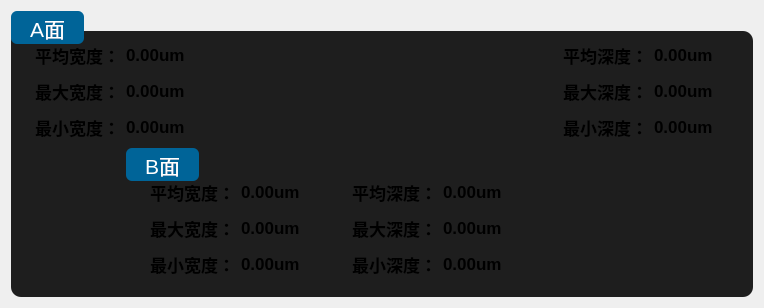
      <widget class="QWidget" name="tab_7">
       <attribute name="title">
        <string>页</string>
       </attribute>
       <layout class="QGridLayout" name="gridLayout_13">
        <item row="0" column="0">
         <widget class="QGroupBox" name="groupBox">
          <property name="font">
           <font>
            <pointsize>16</pointsize>
           </font>
          </property>
          <property name="styleSheet">
           <string notr="true">QGroupBox {
    border: 2px solid qlineargradient(x1:0, y1:0, x2:1, y2:1,
                                      stop:0 #5A81A8, stop:1 #274472); /* 工业蓝渐变 */
    border-radius: 10px;
    background-color: rgba(230, 238, 245, 90%); /* 浅蓝灰，清爽专业 */
    margin-top: 20px;
}

QGroupBox::title {
    color: #FFFFFF;
    background-color: #274472; /* 深钢蓝，科技感强 */
    font: 75 12pt &quot;Microsoft YaHei UI&quot;;
    subcontrol-origin: margin;
    subcontrol-position: top left;
    padding: 4px 16px;
    border-radius: 6px;
}

/* 禁用状态 */
QGroupBox:disabled {
    border-color: #A5B7C6;  /* 工业蓝灰 */
    color: #95A5A6;
}

QGroupBox QCheckBox {
    color: #274472; /* 深钢蓝，与标题呼应 */
}
QGroupBox {
    background-color: rgba(42, 42, 42, 0.95); /* 轻微透明度 */
    color: white;
    border: 2px solid qlineargradient(x1:0, y1:0, x2:1, y2:1,
                                      stop:0 #5A81A8, stop:1 #274472);
    border-radius: 10px;
    margin-top: 20px;
}
QGroupBox {
    background-color: #1e1e1e; /* 更深的浅黑色 */
    color: white;
    border: 2px solid qlineargradient(x1:0, y1:0, x2:1, y2:1,
                                      stop:0 #5A81A8, stop:1 #274472);
    border-radius: 10px;
    margin-top: 20px;
}

QGroupBox::title {
    background-color: #006498; /* 深钢蓝 */
    color: white;
}</string>
          </property>
          <property name="title">
           <string>A面</string>
          </property>
          <layout class="QGridLayout" name="gridLayout_7">
           <item row="0" column="2">
            <widget class="QLabel" name="labelResult_3">
             <property name="sizePolicy">
              <sizepolicy hsizetype="Fixed" vsizetype="Maximum">
               <horstretch>0</horstretch>
               <verstretch>0</verstretch>
              </sizepolicy>
             </property>
             <property name="minimumSize">
              <size>
               <width>100</width>
               <height>30</height>
              </size>
             </property>
             <property name="maximumSize">
              <size>
               <width>150</width>
               <height>16777215</height>
              </size>
             </property>
             <property name="font">
              <font>
               <family>Microsoft YaHei UI</family>
               <pointsize>13</pointsize>
               <weight>75</weight>
               <bold>true</bold>
              </font>
             </property>
             <property name="styleSheet">
              <string notr="true"/>
             </property>
             <property name="text">
              <string>平均深度：</string>
             </property>
             <property name="alignment">
              <set>Qt::AlignRight|Qt::AlignTrailing|Qt::AlignVCenter</set>
             </property>
            </widget>
           </item>
           <item row="2" column="1">
            <widget class="QLabel" name="labelMinWidth">
             <property name="sizePolicy">
              <sizepolicy hsizetype="Preferred" vsizetype="Maximum">
               <horstretch>0</horstretch>
               <verstretch>0</verstretch>
              </sizepolicy>
             </property>
             <property name="minimumSize">
              <size>
               <width>0</width>
               <height>30</height>
              </size>
             </property>
             <property name="font">
              <font>
               <family>Microsoft YaHei UI</family>
               <pointsize>13</pointsize>
               <weight>75</weight>
               <bold>true</bold>
               <underline>false</underline>
              </font>
             </property>
             <property name="text">
              <string>0.00um</string>
             </property>
            </widget>
           </item>
           <item row="0" column="1">
            <widget class="QLabel" name="labelMeanWidth">
             <property name="sizePolicy">
              <sizepolicy hsizetype="Preferred" vsizetype="Maximum">
               <horstretch>0</horstretch>
               <verstretch>0</verstretch>
              </sizepolicy>
             </property>
             <property name="minimumSize">
              <size>
               <width>90</width>
               <height>30</height>
              </size>
             </property>
             <property name="font">
              <font>
               <family>Microsoft YaHei UI</family>
               <pointsize>13</pointsize>
               <weight>75</weight>
               <bold>true</bold>
               <underline>false</underline>
              </font>
             </property>
             <property name="text">
              <string>0.00um</string>
             </property>
            </widget>
           </item>
           <item row="1" column="0">
            <widget class="QLabel" name="labelResult_4">
             <property name="sizePolicy">
              <sizepolicy hsizetype="Preferred" vsizetype="Expanding">
               <horstretch>0</horstretch>
               <verstretch>0</verstretch>
              </sizepolicy>
             </property>
             <property name="minimumSize">
              <size>
               <width>100</width>
               <height>30</height>
              </size>
             </property>
             <property name="maximumSize">
              <size>
               <width>150</width>
               <height>16777215</height>
              </size>
             </property>
             <property name="font">
              <font>
               <family>Microsoft YaHei UI</family>
               <pointsize>13</pointsize>
               <weight>75</weight>
               <bold>true</bold>
              </font>
             </property>
             <property name="text">
              <string>最大宽度：</string>
             </property>
             <property name="alignment">
              <set>Qt::AlignRight|Qt::AlignTrailing|Qt::AlignVCenter</set>
             </property>
            </widget>
           </item>
           <item row="1" column="3">
            <widget class="QLabel" name="labelMaxDepth">
             <property name="sizePolicy">
              <sizepolicy hsizetype="Preferred" vsizetype="Maximum">
               <horstretch>0</horstretch>
               <verstretch>0</verstretch>
              </sizepolicy>
             </property>
             <property name="minimumSize">
              <size>
               <width>0</width>
               <height>30</height>
              </size>
             </property>
             <property name="font">
              <font>
               <family>Microsoft YaHei UI</family>
               <pointsize>13</pointsize>
               <weight>75</weight>
               <bold>true</bold>
               <underline>false</underline>
              </font>
             </property>
             <property name="text">
              <string>0.00um</string>
             </property>
            </widget>
           </item>
           <item row="2" column="0">
            <widget class="QLabel" name="labelResult_6">
             <property name="sizePolicy">
              <sizepolicy hsizetype="Preferred" vsizetype="Expanding">
               <horstretch>0</horstretch>
               <verstretch>0</verstretch>
              </sizepolicy>
             </property>
             <property name="minimumSize">
              <size>
               <width>100</width>
               <height>30</height>
              </size>
             </property>
             <property name="maximumSize">
              <size>
               <width>150</width>
               <height>16777215</height>
              </size>
             </property>
             <property name="font">
              <font>
               <family>Microsoft YaHei UI</family>
               <pointsize>13</pointsize>
               <weight>75</weight>
               <bold>true</bold>
              </font>
             </property>
             <property name="text">
              <string>最小宽度：</string>
             </property>
             <property name="alignment">
              <set>Qt::AlignRight|Qt::AlignTrailing|Qt::AlignVCenter</set>
             </property>
            </widget>
           </item>
           <item row="2" column="3">
            <widget class="QLabel" name="labelMinDepth">
             <property name="sizePolicy">
              <sizepolicy hsizetype="Preferred" vsizetype="Maximum">
               <horstretch>0</horstretch>
               <verstretch>0</verstretch>
              </sizepolicy>
             </property>
             <property name="minimumSize">
              <size>
               <width>0</width>
               <height>30</height>
              </size>
             </property>
             <property name="font">
              <font>
               <family>Microsoft YaHei UI</family>
               <pointsize>13</pointsize>
               <weight>75</weight>
               <bold>true</bold>
               <underline>false</underline>
              </font>
             </property>
             <property name="text">
              <string>0.00um</string>
             </property>
            </widget>
           </item>
           <item row="0" column="3">
            <widget class="QLabel" name="labelMeanDepth">
             <property name="sizePolicy">
              <sizepolicy hsizetype="Preferred" vsizetype="Maximum">
               <horstretch>0</horstretch>
               <verstretch>0</verstretch>
              </sizepolicy>
             </property>
             <property name="minimumSize">
              <size>
               <width>90</width>
               <height>30</height>
              </size>
             </property>
             <property name="font">
              <font>
               <family>Microsoft YaHei UI</family>
               <pointsize>13</pointsize>
               <weight>75</weight>
               <bold>true</bold>
               <underline>false</underline>
              </font>
             </property>
             <property name="text">
              <string>0.00um</string>
             </property>
            </widget>
           </item>
           <item row="0" column="0">
            <widget class="QLabel" name="labelResult">
             <property name="sizePolicy">
              <sizepolicy hsizetype="Fixed" vsizetype="Expanding">
               <horstretch>0</horstretch>
               <verstretch>0</verstretch>
              </sizepolicy>
             </property>
             <property name="minimumSize">
              <size>
               <width>100</width>
               <height>30</height>
              </size>
             </property>
             <property name="maximumSize">
              <size>
               <width>150</width>
               <height>16777215</height>
              </size>
             </property>
             <property name="font">
              <font>
               <family>Microsoft YaHei UI</family>
               <pointsize>13</pointsize>
               <weight>75</weight>
               <bold>true</bold>
              </font>
             </property>
             <property name="text">
              <string>平均宽度：</string>
             </property>
             <property name="alignment">
              <set>Qt::AlignRight|Qt::AlignTrailing|Qt::AlignVCenter</set>
             </property>
            </widget>
           </item>
           <item row="1" column="1">
            <widget class="QLabel" name="labelMaxWidth">
             <property name="sizePolicy">
              <sizepolicy hsizetype="Preferred" vsizetype="Maximum">
               <horstretch>0</horstretch>
               <verstretch>0</verstretch>
              </sizepolicy>
             </property>
             <property name="minimumSize">
              <size>
               <width>0</width>
               <height>30</height>
              </size>
             </property>
             <property name="font">
              <font>
               <family>Microsoft YaHei UI</family>
               <pointsize>13</pointsize>
               <weight>75</weight>
               <bold>true</bold>
               <underline>false</underline>
              </font>
             </property>
             <property name="styleSheet">
              <string notr="true"/>
             </property>
             <property name="text">
              <string>0.00um</string>
             </property>
            </widget>
           </item>
           <item row="1" column="2">
            <widget class="QLabel" name="labelResult_9">
             <property name="sizePolicy">
              <sizepolicy hsizetype="Preferred" vsizetype="Maximum">
               <horstretch>0</horstretch>
               <verstretch>0</verstretch>
              </sizepolicy>
             </property>
             <property name="minimumSize">
              <size>
               <width>100</width>
               <height>30</height>
              </size>
             </property>
             <property name="maximumSize">
              <size>
               <width>150</width>
               <height>16777215</height>
              </size>
             </property>
             <property name="font">
              <font>
               <family>Microsoft YaHei UI</family>
               <pointsize>13</pointsize>
               <weight>75</weight>
               <bold>true</bold>
              </font>
             </property>
             <property name="text">
              <string>最大深度：</string>
             </property>
             <property name="alignment">
              <set>Qt::AlignRight|Qt::AlignTrailing|Qt::AlignVCenter</set>
             </property>
            </widget>
           </item>
           <item row="2" column="2">
            <widget class="QLabel" name="labelResult_11">
             <property name="sizePolicy">
              <sizepolicy hsizetype="Preferred" vsizetype="Maximum">
               <horstretch>0</horstretch>
               <verstretch>0</verstretch>
              </sizepolicy>
             </property>
             <property name="minimumSize">
              <size>
               <width>100</width>
               <height>30</height>
              </size>
             </property>
             <property name="maximumSize">
              <size>
               <width>150</width>
               <height>16777215</height>
              </size>
             </property>
             <property name="font">
              <font>
               <family>Microsoft YaHei UI</family>
               <pointsize>13</pointsize>
               <weight>75</weight>
               <bold>true</bold>
              </font>
             </property>
             <property name="text">
              <string>最小深度：</string>
             </property>
             <property name="alignment">
              <set>Qt::AlignRight|Qt::AlignTrailing|Qt::AlignVCenter</set>
             </property>
            </widget>
           </item>
           <item row="3" column="1">
            <widget class="QGroupBox" name="groupBox_2">
             <property name="font">
              <font>
               <pointsize>16</pointsize>
              </font>
             </property>
             <property name="styleSheet">
              <string notr="true">QGroupBox {
    border: 2px solid qlineargradient(x1:0, y1:0, x2:1, y2:1,
                                      stop:0 #5A81A8, stop:1 #274472); /* 工业蓝渐变 */
    border-radius: 10px;
    background-color: rgba(230, 238, 245, 90%); /* 浅蓝灰，清爽专业 */
    margin-top: 20px;
}

QGroupBox::title {
    color: #FFFFFF;
    background-color: #274472; /* 深钢蓝，科技感强 */
    font: 75 12pt &quot;Microsoft YaHei UI&quot;;
    subcontrol-origin: margin;
    subcontrol-position: top left;
    padding: 4px 16px;
    border-radius: 6px;
}

/* 禁用状态 */
QGroupBox:disabled {
    border-color: #A5B7C6;  /* 工业蓝灰 */
    color: #95A5A6;
}

QGroupBox QCheckBox {
    color: #274472; /* 深钢蓝，与标题呼应 */
}
QGroupBox {
    background-color: rgba(42, 42, 42, 0.95); /* 轻微透明度 */
    color: white;
    border: 2px solid qlineargradient(x1:0, y1:0, x2:1, y2:1,
                                      stop:0 #5A81A8, stop:1 #274472);
    border-radius: 10px;
    margin-top: 20px;
}
QGroupBox {
    background-color: #1e1e1e; /* 更深的浅黑色 */
    color: white;
    border: 2px solid qlineargradient(x1:0, y1:0, x2:1, y2:1,
                                      stop:0 #5A81A8, stop:1 #274472);
    border-radius: 10px;
    margin-top: 20px;
}

QGroupBox::title {
    background-color: #006498; /* 深钢蓝 */
    color: white;
}</string>
             </property>
             <property name="title">
              <string>B面</string>
             </property>
             <layout class="QGridLayout" name="gridLayout_8">
              <item row="0" column="0">
               <widget class="QLabel" name="labelResult_2">
                <property name="sizePolicy">
                 <sizepolicy hsizetype="Fixed" vsizetype="Expanding">
                  <horstretch>0</horstretch>
                  <verstretch>0</verstretch>
                 </sizepolicy>
                </property>
                <property name="minimumSize">
                 <size>
                  <width>100</width>
                  <height>30</height>
                 </size>
                </property>
                <property name="maximumSize">
                 <size>
                  <width>150</width>
                  <height>16777215</height>
                 </size>
                </property>
                <property name="font">
                 <font>
                  <family>Microsoft YaHei UI</family>
                  <pointsize>13</pointsize>
                  <weight>75</weight>
                  <bold>true</bold>
                 </font>
                </property>
                <property name="text">
                 <string>平均宽度：</string>
                </property>
                <property name="alignment">
                 <set>Qt::AlignRight|Qt::AlignTrailing|Qt::AlignVCenter</set>
                </property>
               </widget>
              </item>
              <item row="0" column="1">
               <widget class="QLabel" name="labelMeanWidth_2">
                <property name="sizePolicy">
                 <sizepolicy hsizetype="Preferred" vsizetype="Maximum">
                  <horstretch>0</horstretch>
                  <verstretch>0</verstretch>
                 </sizepolicy>
                </property>
                <property name="minimumSize">
                 <size>
                  <width>90</width>
                  <height>30</height>
                 </size>
                </property>
                <property name="font">
                 <font>
                  <family>Microsoft YaHei UI</family>
                  <pointsize>13</pointsize>
                  <weight>75</weight>
                  <bold>true</bold>
                  <underline>false</underline>
                 </font>
                </property>
                <property name="text">
                 <string>0.00um</string>
                </property>
               </widget>
              </item>
              <item row="0" column="2">
               <widget class="QLabel" name="labelResult_5">
                <property name="sizePolicy">
                 <sizepolicy hsizetype="Fixed" vsizetype="Maximum">
                  <horstretch>0</horstretch>
                  <verstretch>0</verstretch>
                 </sizepolicy>
                </property>
                <property name="minimumSize">
                 <size>
                  <width>100</width>
                  <height>30</height>
                 </size>
                </property>
                <property name="maximumSize">
                 <size>
                  <width>150</width>
                  <height>16777215</height>
                 </size>
                </property>
                <property name="font">
                 <font>
                  <family>Microsoft YaHei UI</family>
                  <pointsize>13</pointsize>
                  <weight>75</weight>
                  <bold>true</bold>
                 </font>
                </property>
                <property name="styleSheet">
                 <string notr="true"/>
                </property>
                <property name="text">
                 <string>平均深度：</string>
                </property>
                <property name="alignment">
                 <set>Qt::AlignRight|Qt::AlignTrailing|Qt::AlignVCenter</set>
                </property>
               </widget>
              </item>
              <item row="0" column="3">
               <widget class="QLabel" name="labelMeanDepth_2">
                <property name="sizePolicy">
                 <sizepolicy hsizetype="Preferred" vsizetype="Maximum">
                  <horstretch>0</horstretch>
                  <verstretch>0</verstretch>
                 </sizepolicy>
                </property>
                <property name="minimumSize">
                 <size>
                  <width>90</width>
                  <height>30</height>
                 </size>
                </property>
                <property name="font">
                 <font>
                  <family>Microsoft YaHei UI</family>
                  <pointsize>13</pointsize>
                  <weight>75</weight>
                  <bold>true</bold>
                  <underline>false</underline>
                 </font>
                </property>
                <property name="text">
                 <string>0.00um</string>
                </property>
               </widget>
              </item>
              <item row="1" column="0">
               <widget class="QLabel" name="labelResult_7">
                <property name="sizePolicy">
                 <sizepolicy hsizetype="Preferred" vsizetype="Expanding">
                  <horstretch>0</horstretch>
                  <verstretch>0</verstretch>
                 </sizepolicy>
                </property>
                <property name="minimumSize">
                 <size>
                  <width>100</width>
                  <height>30</height>
                 </size>
                </property>
                <property name="maximumSize">
                 <size>
                  <width>150</width>
                  <height>16777215</height>
                 </size>
                </property>
                <property name="font">
                 <font>
                  <family>Microsoft YaHei UI</family>
                  <pointsize>13</pointsize>
                  <weight>75</weight>
                  <bold>true</bold>
                 </font>
                </property>
                <property name="text">
                 <string>最大宽度：</string>
                </property>
                <property name="alignment">
                 <set>Qt::AlignRight|Qt::AlignTrailing|Qt::AlignVCenter</set>
                </property>
               </widget>
              </item>
              <item row="1" column="1">
               <widget class="QLabel" name="labelMaxWidth_2">
                <property name="sizePolicy">
                 <sizepolicy hsizetype="Preferred" vsizetype="Maximum">
                  <horstretch>0</horstretch>
                  <verstretch>0</verstretch>
                 </sizepolicy>
                </property>
                <property name="minimumSize">
                 <size>
                  <width>0</width>
                  <height>30</height>
                 </size>
                </property>
                <property name="font">
                 <font>
                  <family>Microsoft YaHei UI</family>
                  <pointsize>13</pointsize>
                  <weight>75</weight>
                  <bold>true</bold>
                  <underline>false</underline>
                 </font>
                </property>
                <property name="styleSheet">
                 <string notr="true"/>
                </property>
                <property name="text">
                 <string>0.00um</string>
                </property>
               </widget>
              </item>
              <item row="1" column="2">
               <widget class="QLabel" name="labelResult_10">
                <property name="sizePolicy">
                 <sizepolicy hsizetype="Preferred" vsizetype="Maximum">
                  <horstretch>0</horstretch>
                  <verstretch>0</verstretch>
                 </sizepolicy>
                </property>
                <property name="minimumSize">
                 <size>
                  <width>100</width>
                  <height>30</height>
                 </size>
                </property>
                <property name="maximumSize">
                 <size>
                  <width>150</width>
                  <height>16777215</height>
                 </size>
                </property>
                <property name="font">
                 <font>
                  <family>Microsoft YaHei UI</family>
                  <pointsize>13</pointsize>
                  <weight>75</weight>
                  <bold>true</bold>
                 </font>
                </property>
                <property name="text">
                 <string>最大深度：</string>
                </property>
                <property name="alignment">
                 <set>Qt::AlignRight|Qt::AlignTrailing|Qt::AlignVCenter</set>
                </property>
               </widget>
              </item>
              <item row="1" column="3">
               <widget class="QLabel" name="labelMaxDepth_2">
                <property name="sizePolicy">
                 <sizepolicy hsizetype="Preferred" vsizetype="Maximum">
                  <horstretch>0</horstretch>
                  <verstretch>0</verstretch>
                 </sizepolicy>
                </property>
                <property name="minimumSize">
                 <size>
                  <width>0</width>
                  <height>30</height>
                 </size>
                </property>
                <property name="font">
                 <font>
                  <family>Microsoft YaHei UI</family>
                  <pointsize>13</pointsize>
                  <weight>75</weight>
                  <bold>true</bold>
                  <underline>false</underline>
                 </font>
                </property>
                <property name="text">
                 <string>0.00um</string>
                </property>
               </widget>
              </item>
              <item row="2" column="0">
               <widget class="QLabel" name="labelResult_8">
                <property name="sizePolicy">
                 <sizepolicy hsizetype="Preferred" vsizetype="Expanding">
                  <horstretch>0</horstretch>
                  <verstretch>0</verstretch>
                 </sizepolicy>
                </property>
                <property name="minimumSize">
                 <size>
                  <width>100</width>
                  <height>30</height>
                 </size>
                </property>
                <property name="maximumSize">
                 <size>
                  <width>150</width>
                  <height>16777215</height>
                 </size>
                </property>
                <property name="font">
                 <font>
                  <family>Microsoft YaHei UI</family>
                  <pointsize>13</pointsize>
                  <weight>75</weight>
                  <bold>true</bold>
                 </font>
                </property>
                <property name="text">
                 <string>最小宽度：</string>
                </property>
                <property name="alignment">
                 <set>Qt::AlignRight|Qt::AlignTrailing|Qt::AlignVCenter</set>
                </property>
               </widget>
              </item>
              <item row="2" column="1">
               <widget class="QLabel" name="labelMinWidth_2">
                <property name="sizePolicy">
                 <sizepolicy hsizetype="Preferred" vsizetype="Maximum">
                  <horstretch>0</horstretch>
                  <verstretch>0</verstretch>
                 </sizepolicy>
                </property>
                <property name="minimumSize">
                 <size>
                  <width>0</width>
                  <height>30</height>
                 </size>
                </property>
                <property name="font">
                 <font>
                  <family>Microsoft YaHei UI</family>
                  <pointsize>13</pointsize>
                  <weight>75</weight>
                  <bold>true</bold>
                  <underline>false</underline>
                 </font>
                </property>
                <property name="text">
                 <string>0.00um</string>
                </property>
               </widget>
              </item>
              <item row="2" column="2">
               <widget class="QLabel" name="labelResult_12">
                <property name="sizePolicy">
                 <sizepolicy hsizetype="Preferred" vsizetype="Maximum">
                  <horstretch>0</horstretch>
                  <verstretch>0</verstretch>
                 </sizepolicy>
                </property>
                <property name="minimumSize">
                 <size>
                  <width>100</width>
                  <height>30</height>
                 </size>
                </property>
                <property name="maximumSize">
                 <size>
                  <width>150</width>
                  <height>16777215</height>
                 </size>
                </property>
                <property name="font">
                 <font>
                  <family>Microsoft YaHei UI</family>
                  <pointsize>13</pointsize>
                  <weight>75</weight>
                  <bold>true</bold>
                 </font>
                </property>
                <property name="text">
                 <string>最小深度：</string>
                </property>
                <property name="alignment">
                 <set>Qt::AlignRight|Qt::AlignTrailing|Qt::AlignVCenter</set>
                </property>
               </widget>
              </item>
              <item row="2" column="3">
               <widget class="QLabel" name="labelMinDepth_2">
                <property name="sizePolicy">
                 <sizepolicy hsizetype="Preferred" vsizetype="Maximum">
                  <horstretch>0</horstretch>
                  <verstretch>0</verstretch>
                 </sizepolicy>
                </property>
                <property name="minimumSize">
                 <size>
                  <width>0</width>
                  <height>30</height>
                 </size>
                </property>
                <property name="font">
                 <font>
                  <family>Microsoft YaHei UI</family>
                  <pointsize>13</pointsize>
                  <weight>75</weight>
                  <bold>true</bold>
                  <underline>false</underline>
                 </font>
                </property>
                <property name="text">
                 <string>0.00um</string>
                </property>
               </widget>
              </item>
             </layout>
            </widget>
           </item>
          </layout>
         </widget>
        </item>
       </layout>
      </widget>
